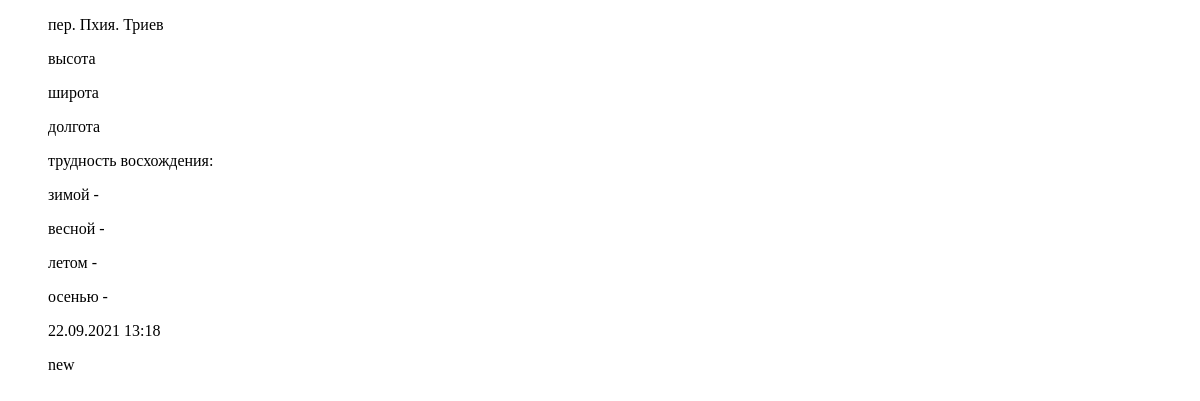
The page /pereval/2 on the database as committed earlier.
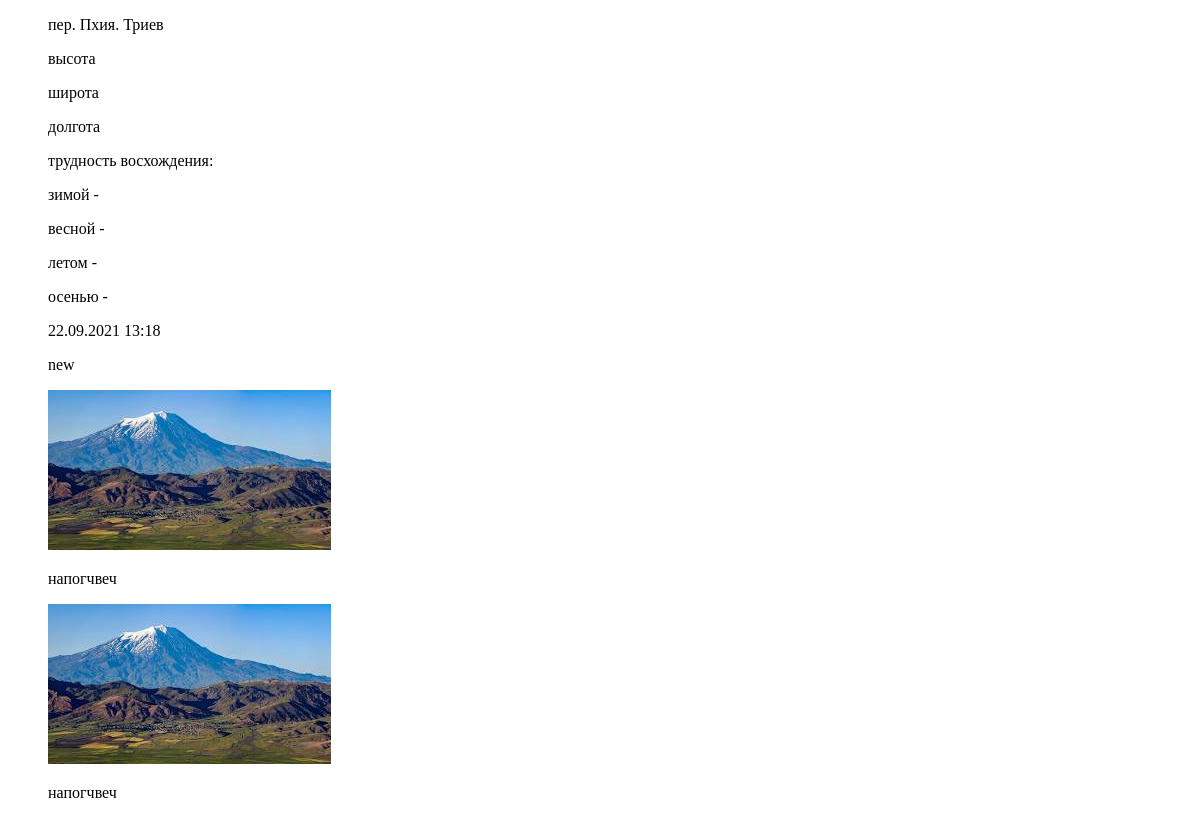
The same page on the database as committed later.
### pereval/models.py (models this page shows)
class Images(models.Model):
    pereval = models.ForeignKey(Added, related_name='images', on_delete=models.CASCADE)
    title = models.CharField(max_length=64, )
    data = models.ImageField(upload_to='photo/%Y/%m/%d/', blank=True, )
    added_date = models.DateTimeField(auto_now_add=True, )

### pereval/views.py (the view)
# urls.py: path('<int:pk>', PerevalDetail.as_view(template_name='pereval.html'), name='pereval'),
class PerevalDetail(DetailView):
    model = Added
    context_object_name = 'pereval'
    def get_context_data(self, **kwargs):
        context = super().get_context_data(**kwargs)
        images = Images.objects.filter(pereval__pk=self.kwargs['pk'])
        context['images'] = images
        return context

### templates/pereval.html (shortened to what this page needs)
<!DOCTYPE html>
<html lang="en">
<head>
</head>
<body>
    <ul>{{ pereval.beauty_title }} {{ pereval.title }}. {{ pereval.other_titles }}</ul>
    <ul>высота {{ pereval.coord_id.height }}</ul>
    <ul>широта {{ pereval.coord_id.latitude }}</ul>
    <ul>долгота {{ pereval.coord_id.longitude }}</ul>
    <ul>трудность восхождения:</ul>
    <ul>зимой - {{ pereval.level_id.level_winter }}</ul>
    <ul>весной - {{ pereval.level_id.level_spring }}</ul>
    <ul>летом - {{ pereval.level_id.level_summer }}</ul>
    <ul>осенью - {{ pereval.level_id.level_autumn }}</ul>
    <ul>{{ pereval.add_time|date:'d.m.Y H:i' }}</ul>
    <ul>{{ pereval.status }}</ul>
    {% if images %}
        {% for image in images %}
            <ul><img src="{{image.data.url}}"></ul>
            <ul>{{ image.title }}</ul>
        {% endfor %}
    {% endif %}
</body>
</html>

Rows that differ between the two databases and show on the page:
added Images: data (picture), title "напогчвеч"
added Images: data (picture), title "напогчвеч"
